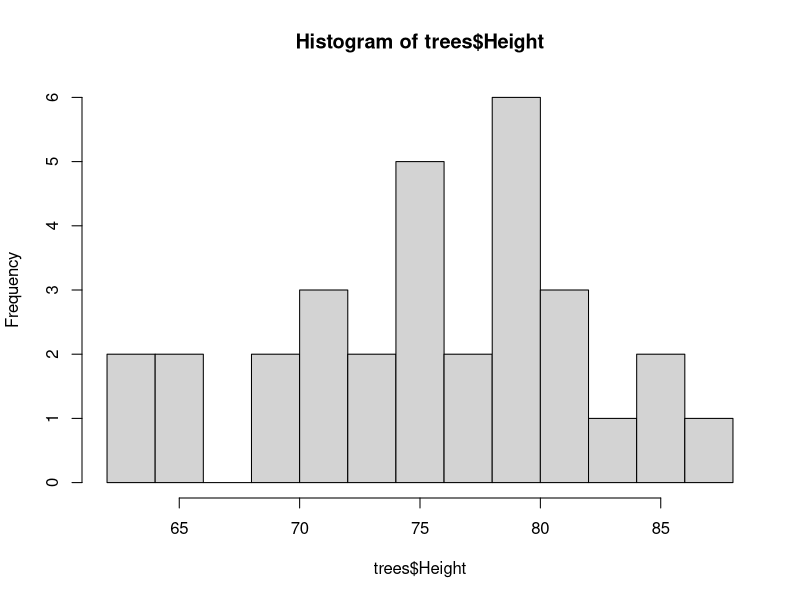
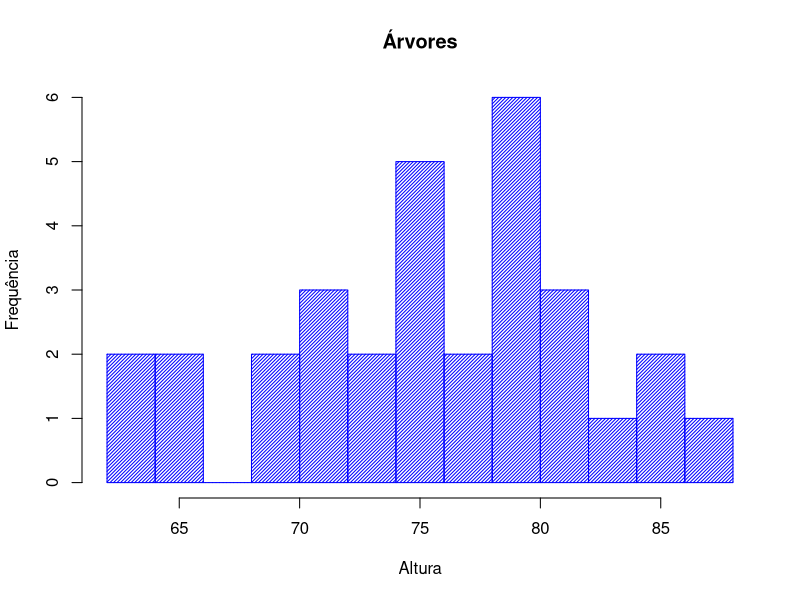
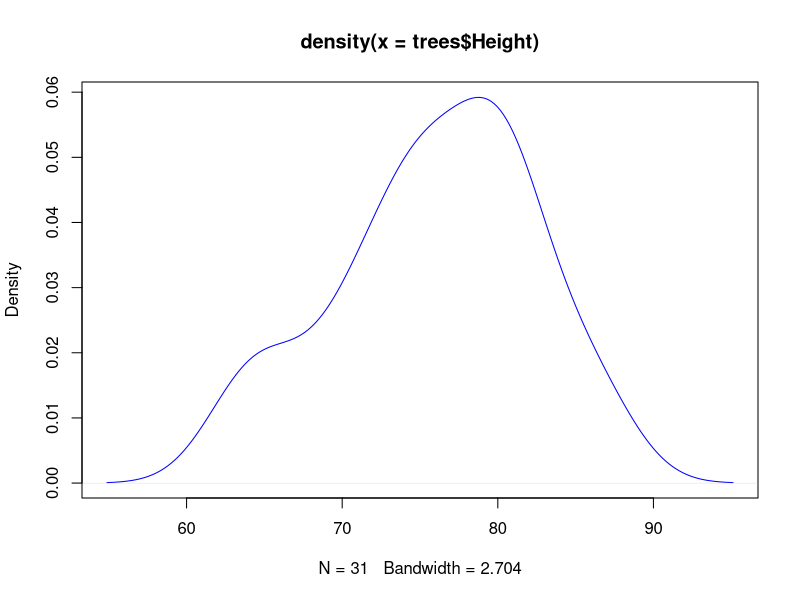
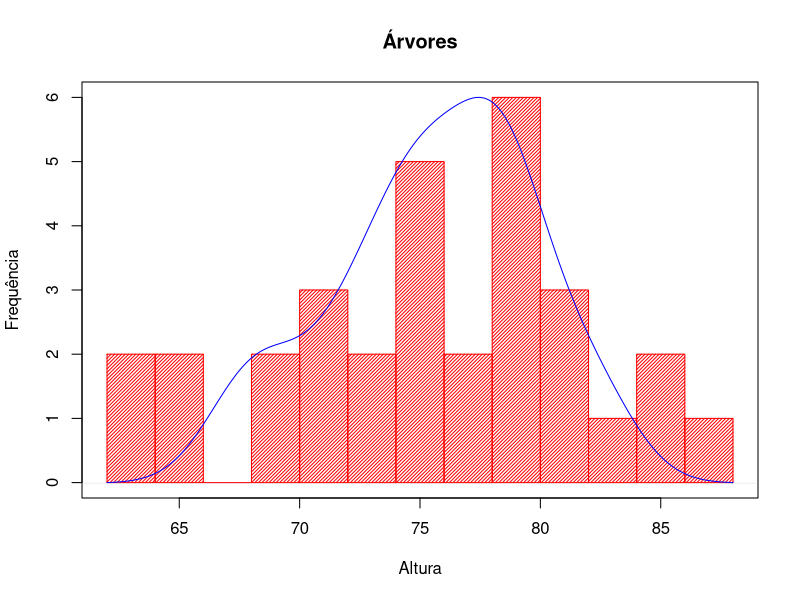
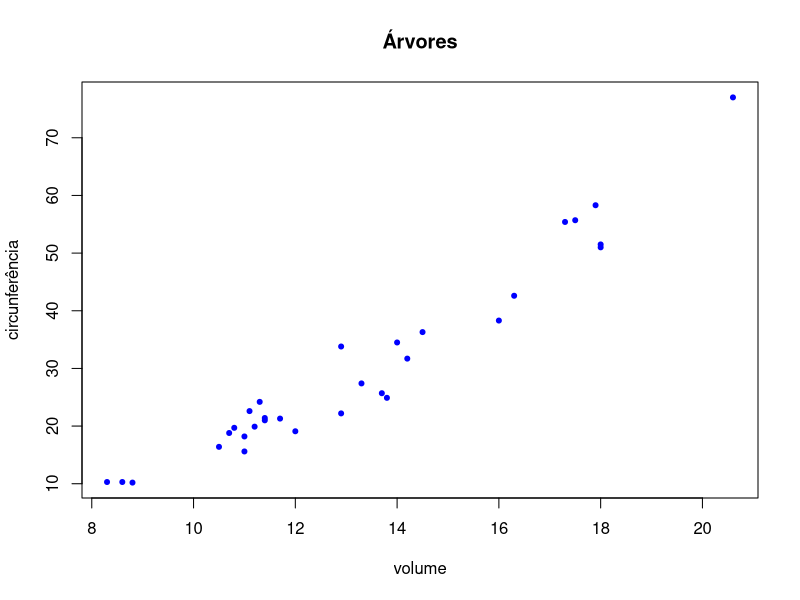
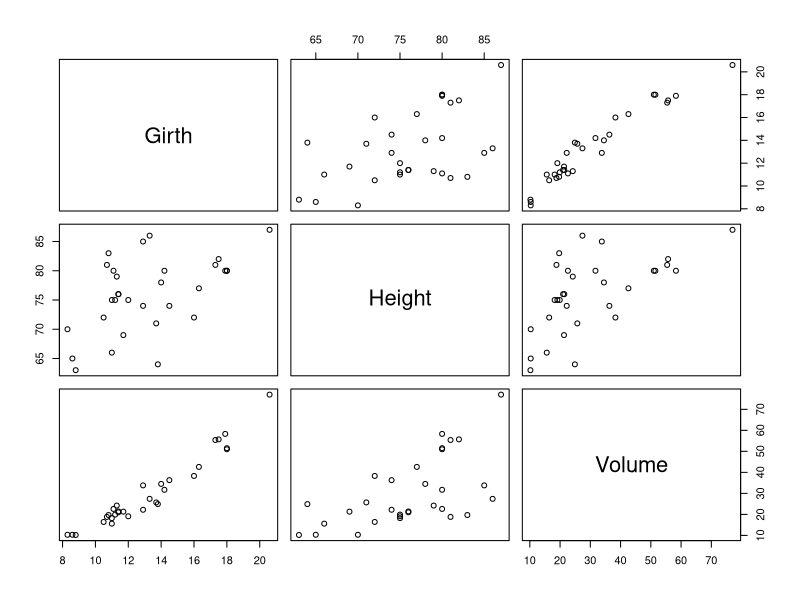
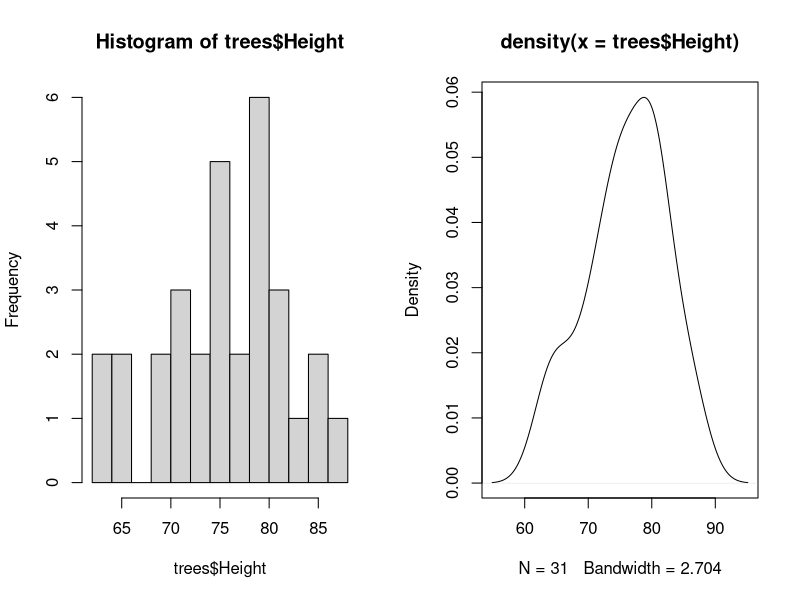
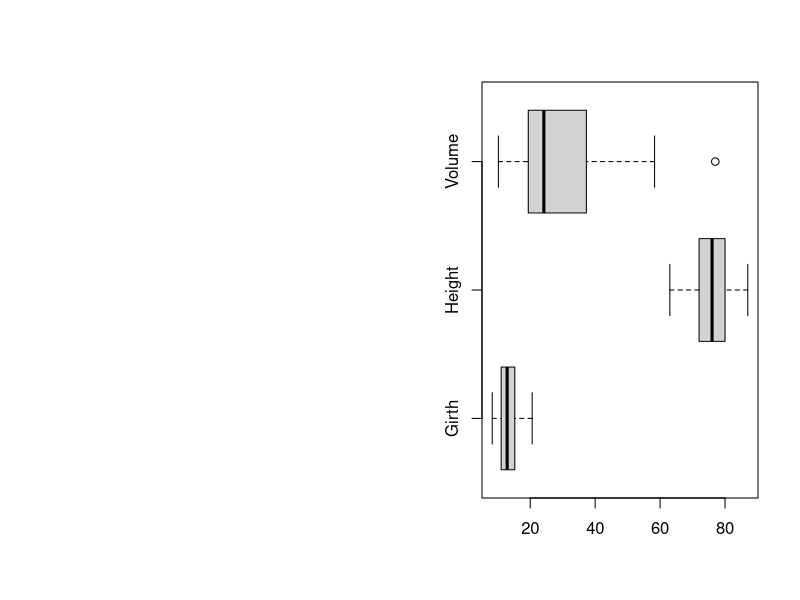

The R source for these figures, in order: (Note: this script raises an error after producing the figures.)
## ---- chunk 1
knitr::opts_chunk$set(message=FALSE,warning=FALSE, cache=TRUE, fig.asp=0.62,fig.keep = 'last')
## ---- chunk 2

trees <- trees

## ---- chunk 3
summary(trees)
## ---- chunk 4
#histograma da altura das ?rvores com 10 caixinhas de intervalo
histograma <- hist(trees$Height,breaks=10)
## ---- chunk 5
#complementando a estética do histograma anterior
plot(histograma,col="blue",density=40,
     main="Árvores", ylab="Frequência",xlab="Altura")
## ---- chunk 6
#densidade das alturas, representadas por uma linha azul
densidade <- density(trees$Height)
plot(densidade,col="blue")
## ---- chunk 7
#sobreposição das informações (histograma como primeira camada)
plot(histograma,col="red",density=40,
     main="Árvores", ylab="Frequência",xlab="Altura")

par(new=TRUE)

#apagando as legendas e o título do gráfico de densidade
plot(densidade,col="blue",xaxt='n',yaxt='n',ann=FALSE)
## ---- chunk 8
#gráfico de dispersão do calibre das árvores versus volume
plot(trees$Girth,trees$Volume,
     main="Árvores",ylab="circunferência",xlab="volume",col="blue",
     pch=20)
## ---- chunk 9
#plotando todas as correlações de todas as variáveis de uma só vez
plot(trees)

## ---- chunk 10
#dividindo a tela para os gráficos que lhe interessam (nesse caso, dois)
split.screen(figs=c(1,2))

#escolhendo o gráfico para a seção 1 da tela (nesse caso, o histograma)
screen(1)
plot(histograma)

#escolhendo o gráfico para a seção 2 da tela (nesse caso, gráfico de densidade)
screen(2)
plot(densidade)
## ---- chunk 11
#boxplot com visualizaÇão geral mais amigável de todo o conteúdo
boxplot(trees,horizontal=TRUE)
## ---- chunk 12
#criação de um dataframe chamado pop
pop <- as.data.frame(matrix(c(13,45,9,17,17,21,"A","B","A","C","A","B"),
                            ncol=2,nrow=6))

colnames(pop) <- c("quantidade","cidade")

pop

#gráfico de barras de habitantes por cidade (com agregação dos dados)
hab <- aggregate(. ~cidade,data=pop,sum) 

#criação do gráfico de barras e encapsulamento por box()
barplot(hab$quantidade,col=gray.colors(3),xlab="cidade",ylab="total",
        names.arg=hab$cidade)

box()

## ---- chunk 13
#gráfico de setores (usando os dados agregados)
pie(hab$quantidade,main="Cidades",col=c(4:6),labels=NA)

#legenda
legend("bottomright",legend=hab$cidade,cex=1,fill=c(4:6))
## ---- chunk 14
library(ggplot2)
## ---- chunk 15
#carregando a base de dados dentro de um dataframe
iris <- iris

#resumo dos tipos de variáveis
str(iris)

#sumário das entradas na base de dados
summary(iris)
## ---- chunk 16
#visualizando os dados das flores em 10 bins vermelhos
ggplot(data=iris,aes(x=Sepal.Length)) +
geom_histogram(color="black",fill="red",bins=10)
## ---- chunk 17
ggplot(data=iris,aes(x=Sepal.Length,color=Species,fill=Species)) +
geom_histogram(color="black",bins=10)
## ---- chunk 18
ggplot(data=iris,aes(x=Sepal.Length,color=Species,fill=Species)) +
geom_density(color="black", alpha = 0.7) +
labs(title="Curva de densidade",x="Tamanho das sépalas",y="Densidade")
## ---- chunk 19
mpg <- mpg

str(mpg)

summary(mpg)
## ---- chunk 20
#gráfico de barras para MPG
ggplot(data=mpg,aes(x=class,color=class,fill=class)) + 
geom_bar(color="black") + coord_flip()
## ---- chunk 21
library(tidyverse)
## ---- chunk 22
#ordenando por uma variável categórica
df <- mpg %>% group_by(class) %>% dplyr::summarise(mean=mean(displ)) %>%
arrange(-mean) %>% mutate(class = factor(class,levels=class))
## ---- chunk 23
df
## ---- chunk 24
#exibindo a etapa anterior em gráfico
ggplot(data=df,aes(x=class,y=mean,color=class,fill=class)) +
geom_bar(stat="identity",color="black") + xlab("classe") + ylab("media") +
geom_text(aes(label=sprintf("%0.2f",round(mean,digits=2))),
          vjust=1.6,color="white",fontface="bold",size=4) 
## ---- chunk 25
#exibindo gráfico de barras empilhados por classe, pelo tipo de tração
ggplot(data=mpg,aes(x=class,y=displ,fill=drv)) +
geom_bar(stat="identity")

#exibindo gráfico de barras lado a lado por classe, pelo tipo de tração
ggplot(data=mpg,aes(x=class,y=displ,fill=drv)) +
  geom_bar(stat="identity", position=position_dodge())
## ---- chunk 26
mtcars <- mtcars

str(mtcars)

summary(mtcars)
## ---- chunk 27
#boxplot das cilindradas dos carros
mtcars$cyl = factor(mtcars$cyl)
ggplot(data=mtcars, aes(x=cyl, y=disp,fill=cyl)) + geom_boxplot() +
xlab("cilindradas") + ylab("disponibilidade")

## ---- chunk 28
#gráfico de pontos da tamanho da sépala (eixo x) pela largura da sépala (eixo y)
ggplot(data=iris,aes(x=Sepal.Length,y=Sepal.Width,shape=Species,color=Species)) +
geom_point() + xlab("Altura") + ylab("Largura")
## ---- chunk 29
#gráfico de pontos de uma parte específica dos carros das cilindradas
ggplot(data=subset(mtcars,am==0),aes(x=mpg,y=disp,color=cyl)) + geom_point()

## ---- chunk 30
#criando vários gráficos para cada elemento único de carb
ggplot(data=mtcars,aes(x=mpg,y=disp)) + geom_point() + facet_wrap(~carb)

#o mesmo recurso anterior, mas faceting com am e carb, agora (label em ambos)
ggplot(data=mtcars,aes(x=mpg,y=disp)) + geom_point() +
facet_wrap(~carb + am, labeller="label_both")


## ---- chunk 31
#carregando a biblioteca plyr
library(plyr)

#criando dataframe com dados
populacao <- data.frame(
  sex=factor(rep(c("F", "M"), each=200)),
  weight=round(c(rnorm(200, mean=55, sd=5),
                 rnorm(200, mean=65, sd=5)))
)

#exibição de 20 valores aleatórios
sample_n(populacao,20,replace=FALSE)
## ---- chunk 32
#calculando a média de cada grupo
mu <- ddply(populacao,"sex",summarise,grp.mean=mean(weight))

mu
## ---- chunk 33
p <- ggplot(populacao, aes(x=weight)) + geom_area(stat = "bin") +
  geom_area(aes(y = ..density..), stat = "bin") +
  geom_area(stat = "bin", fill = "lightblue")

p + geom_vline(aes(xintercept=mean(weight)),
             color="blue", linetype="dashed", size=1)
## ---- chunk 34
#curva de densidade dos pesos das pessoas
dat <- with(density(populacao$weight), data.frame(x, y))

#plotando área abaixo da curva (x entre 65 e70)
ggplot(data = dat, mapping = aes(x = x, y = y)) +
  geom_line()+
  geom_area(mapping = aes(x = ifelse(x>65 & x< 70 , x, 0)), fill = "red") +
  xlim(30, 80)
